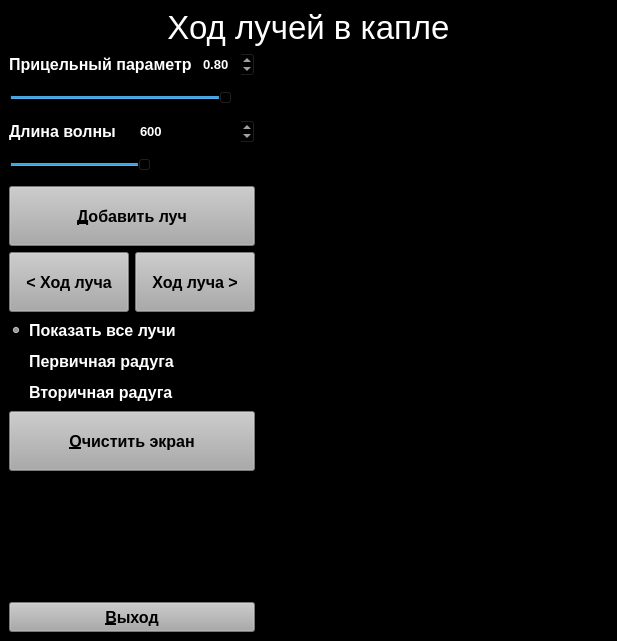
<?xml version="1.0" encoding="UTF-8"?>
<ui version="4.0">
 <class>Form0</class>
 <widget class="QMainWindow" name="Form0">
  <property name="windowModality">
   <enum>Qt::ApplicationModal</enum>
  </property>
  <property name="geometry">
   <rect>
    <x>0</x>
    <y>0</y>
    <width>617</width>
    <height>641</height>
   </rect>
  </property>
  <property name="windowTitle">
   <string>Компьютерная демонстрация - Радуга</string>
  </property>
  <property name="styleSheet">
   <string notr="true">background-color: rgb(0, 0, 0);</string>
  </property>
  <widget class="QWidget" name="centralwidget">
   <layout class="QVBoxLayout" name="verticalLayout_2">
    <item>
     <widget class="QLabel" name="header">
      <property name="sizePolicy">
       <sizepolicy hsizetype="Expanding" vsizetype="Preferred">
        <horstretch>0</horstretch>
        <verstretch>0</verstretch>
       </sizepolicy>
      </property>
      <property name="font">
       <font>
        <pointsize>25</pointsize>
       </font>
      </property>
      <property name="styleSheet">
       <string notr="true">color: rgb(255, 255, 255);</string>
      </property>
      <property name="text">
       <string>Ход лучей в капле</string>
      </property>
      <property name="alignment">
       <set>Qt::AlignCenter</set>
      </property>
     </widget>
    </item>
    <item>
     <layout class="QHBoxLayout" name="horizontalLayout_4">
      <item>
       <layout class="QVBoxLayout" name="verticalLayout">
        <item>
         <layout class="QHBoxLayout" name="horizontalLayout">
          <item>
           <widget class="QLabel" name="label">
            <property name="font">
             <font>
              <pointsize>12</pointsize>
              <weight>75</weight>
              <bold>true</bold>
             </font>
            </property>
            <property name="styleSheet">
             <string notr="true">color: rgb(255, 255, 255);</string>
            </property>
            <property name="text">
             <string>Прицельный параметр</string>
            </property>
           </widget>
          </item>
          <item>
           <widget class="QDoubleSpinBox" name="spin1">
            <property name="minimumSize">
             <size>
              <width>0</width>
              <height>25</height>
             </size>
            </property>
            <property name="font">
             <font>
              <pointsize>10</pointsize>
              <weight>75</weight>
              <bold>true</bold>
             </font>
            </property>
            <property name="styleSheet">
             <string notr="true">color: rgb(255, 255, 255);</string>
            </property>
            <property name="minimum">
             <double>-0.990000000000000</double>
            </property>
            <property name="maximum">
             <double>0.990000000000000</double>
            </property>
            <property name="singleStep">
             <double>0.010000000000000</double>
            </property>
            <property name="value">
             <double>0.800000000000000</double>
            </property>
           </widget>
          </item>
         </layout>
        </item>
        <item>
         <widget class="QSlider" name="slider1">
          <property name="sizePolicy">
           <sizepolicy hsizetype="Minimum" vsizetype="Fixed">
            <horstretch>0</horstretch>
            <verstretch>0</verstretch>
           </sizepolicy>
          </property>
          <property name="minimumSize">
           <size>
            <width>0</width>
            <height>30</height>
           </size>
          </property>
          <property name="minimum">
           <number>-99</number>
          </property>
          <property name="value">
           <number>80</number>
          </property>
          <property name="sliderPosition">
           <number>80</number>
          </property>
          <property name="orientation">
           <enum>Qt::Horizontal</enum>
          </property>
         </widget>
        </item>
        <item>
         <layout class="QHBoxLayout" name="horizontalLayout_2">
          <item>
           <widget class="QLabel" name="label2">
            <property name="font">
             <font>
              <pointsize>12</pointsize>
              <weight>75</weight>
              <bold>true</bold>
             </font>
            </property>
            <property name="styleSheet">
             <string notr="true">color: rgb(255, 255, 255);</string>
            </property>
            <property name="text">
             <string>Длина волны</string>
            </property>
           </widget>
          </item>
          <item>
           <widget class="QSpinBox" name="spin2">
            <property name="minimumSize">
             <size>
              <width>0</width>
              <height>25</height>
             </size>
            </property>
            <property name="font">
             <font>
              <pointsize>10</pointsize>
              <weight>75</weight>
              <bold>true</bold>
             </font>
            </property>
            <property name="styleSheet">
             <string notr="true">color: rgb(255, 255, 255);</string>
            </property>
            <property name="minimum">
             <number>400</number>
            </property>
            <property name="maximum">
             <number>760</number>
            </property>
            <property name="value">
             <number>600</number>
            </property>
           </widget>
          </item>
         </layout>
        </item>
        <item>
         <widget class="QSlider" name="slider2">
          <property name="sizePolicy">
           <sizepolicy hsizetype="Minimum" vsizetype="Fixed">
            <horstretch>0</horstretch>
            <verstretch>0</verstretch>
           </sizepolicy>
          </property>
          <property name="minimumSize">
           <size>
            <width>0</width>
            <height>30</height>
           </size>
          </property>
          <property name="minimum">
           <number>400</number>
          </property>
          <property name="maximum">
           <number>760</number>
          </property>
          <property name="value">
           <number>600</number>
          </property>
          <property name="orientation">
           <enum>Qt::Horizontal</enum>
          </property>
         </widget>
        </item>
        <item>
         <widget class="QPushButton" name="addbeam">
          <property name="minimumSize">
           <size>
            <width>0</width>
            <height>60</height>
           </size>
          </property>
          <property name="font">
           <font>
            <pointsize>12</pointsize>
            <weight>75</weight>
            <bold>true</bold>
           </font>
          </property>
          <property name="styleSheet">
           <string notr="true">background-color: rgb(170, 170, 170);</string>
          </property>
          <property name="text">
           <string>&amp;Добавить луч</string>
          </property>
         </widget>
        </item>
        <item>
         <layout class="QHBoxLayout" name="horizontalLayout_3">
          <item>
           <widget class="QPushButton" name="prev">
            <property name="minimumSize">
             <size>
              <width>0</width>
              <height>60</height>
             </size>
            </property>
            <property name="font">
             <font>
              <pointsize>12</pointsize>
              <weight>75</weight>
              <bold>true</bold>
             </font>
            </property>
            <property name="styleSheet">
             <string notr="true">background-color: rgb(170,170,170);</string>
            </property>
            <property name="text">
             <string>&lt; Ход луча</string>
            </property>
           </widget>
          </item>
          <item>
           <widget class="QPushButton" name="next">
            <property name="minimumSize">
             <size>
              <width>0</width>
              <height>60</height>
             </size>
            </property>
            <property name="font">
             <font>
              <pointsize>12</pointsize>
              <weight>75</weight>
              <bold>true</bold>
             </font>
            </property>
            <property name="styleSheet">
             <string notr="true">background-color: rgb(170,170,170);</string>
            </property>
            <property name="text">
             <string>Ход луча &gt;</string>
            </property>
           </widget>
          </item>
         </layout>
        </item>
        <item>
         <widget class="QRadioButton" name="radioButton">
          <property name="font">
           <font>
            <pointsize>12</pointsize>
            <weight>75</weight>
            <bold>true</bold>
           </font>
          </property>
          <property name="styleSheet">
           <string notr="true">color: rgb(255, 255, 255);</string>
          </property>
          <property name="text">
           <string>Показать все лучи</string>
          </property>
          <property name="checked">
           <bool>true</bool>
          </property>
         </widget>
        </item>
        <item>
         <widget class="QRadioButton" name="radioButton_3">
          <property name="sizePolicy">
           <sizepolicy hsizetype="Minimum" vsizetype="Fixed">
            <horstretch>0</horstretch>
            <verstretch>0</verstretch>
           </sizepolicy>
          </property>
          <property name="font">
           <font>
            <pointsize>12</pointsize>
            <weight>75</weight>
            <bold>true</bold>
           </font>
          </property>
          <property name="styleSheet">
           <string notr="true">color: rgb(255, 255, 255);</string>
          </property>
          <property name="text">
           <string>Первичная радуга</string>
          </property>
         </widget>
        </item>
        <item>
         <widget class="QRadioButton" name="radioButton_2">
          <property name="font">
           <font>
            <pointsize>12</pointsize>
            <weight>75</weight>
            <bold>true</bold>
           </font>
          </property>
          <property name="styleSheet">
           <string notr="true">color: rgb(255, 255, 255);</string>
          </property>
          <property name="text">
           <string>Вторичная радуга</string>
          </property>
         </widget>
        </item>
        <item>
         <widget class="QPushButton" name="clearbut">
          <property name="minimumSize">
           <size>
            <width>0</width>
            <height>60</height>
           </size>
          </property>
          <property name="font">
           <font>
            <pointsize>12</pointsize>
            <weight>75</weight>
            <bold>true</bold>
           </font>
          </property>
          <property name="styleSheet">
           <string notr="true">background-color: rgb(170,170,170);</string>
          </property>
          <property name="text">
           <string>&amp;Очистить экран</string>
          </property>
         </widget>
        </item>
        <item>
         <spacer name="verticalSpacer">
          <property name="orientation">
           <enum>Qt::Vertical</enum>
          </property>
          <property name="sizeHint" stdset="0">
           <size>
            <width>20</width>
            <height>40</height>
           </size>
          </property>
         </spacer>
        </item>
        <item>
         <widget class="QPushButton" name="quit">
          <property name="minimumSize">
           <size>
            <width>0</width>
            <height>30</height>
           </size>
          </property>
          <property name="font">
           <font>
            <pointsize>12</pointsize>
            <weight>75</weight>
            <bold>true</bold>
           </font>
          </property>
          <property name="styleSheet">
           <string notr="true">background-color: rgb(170,170,170);</string>
          </property>
          <property name="text">
           <string>&amp;Выход</string>
          </property>
         </widget>
        </item>
       </layout>
      </item>
      <item>
       <widget class="GLWidget" name="widget" native="true">
        <property name="sizePolicy">
         <sizepolicy hsizetype="Expanding" vsizetype="Expanding">
          <horstretch>0</horstretch>
          <verstretch>0</verstretch>
         </sizepolicy>
        </property>
       </widget>
      </item>
     </layout>
    </item>
   </layout>
  </widget>
 </widget>
 <customwidgets>
  <customwidget>
   <class>GLWidget</class>
   <extends>QWidget</extends>
   <header>glwidget.h</header>
   <container>1</container>
  </customwidget>
 </customwidgets>
 <resources/>
 <connections>
  <connection>
   <sender>quit</sender>
   <signal>clicked()</signal>
   <receiver>Form0</receiver>
   <slot>close()</slot>
   <hints>
    <hint type="sourcelabel">
     <x>97</x>
     <y>75</y>
    </hint>
    <hint type="destinationlabel">
     <x>238</x>
     <y>35</y>
    </hint>
   </hints>
  </connection>
  <connection>
   <sender>addbeam</sender>
   <signal>clicked()</signal>
   <receiver>Form0</receiver>
   <slot>add_beam()</slot>
   <hints>
    <hint type="sourcelabel">
     <x>86</x>
     <y>236</y>
    </hint>
    <hint type="destinationlabel">
     <x>242</x>
     <y>170</y>
    </hint>
   </hints>
  </connection>
  <connection>
   <sender>next</sender>
   <signal>clicked()</signal>
   <receiver>Form0</receiver>
   <slot>incN()</slot>
   <hints>
    <hint type="sourcelabel">
     <x>171</x>
     <y>290</y>
    </hint>
    <hint type="destinationlabel">
     <x>244</x>
     <y>243</y>
    </hint>
   </hints>
  </connection>
  <connection>
   <sender>prev</sender>
   <signal>clicked()</signal>
   <receiver>Form0</receiver>
   <slot>decN()</slot>
   <hints>
    <hint type="sourcelabel">
     <x>69</x>
     <y>285</y>
    </hint>
    <hint type="destinationlabel">
     <x>243</x>
     <y>214</y>
    </hint>
   </hints>
  </connection>
  <connection>
   <sender>radioButton</sender>
   <signal>clicked()</signal>
   <receiver>Form0</receiver>
   <slot>radio1()</slot>
   <hints>
    <hint type="sourcelabel">
     <x>109</x>
     <y>326</y>
    </hint>
    <hint type="destinationlabel">
     <x>219</x>
     <y>272</y>
    </hint>
   </hints>
  </connection>
  <connection>
   <sender>radioButton_2</sender>
   <signal>clicked()</signal>
   <receiver>Form0</receiver>
   <slot>radio3()</slot>
   <hints>
    <hint type="sourcelabel">
     <x>78</x>
     <y>383</y>
    </hint>
    <hint type="destinationlabel">
     <x>175</x>
     <y>326</y>
    </hint>
   </hints>
  </connection>
  <connection>
   <sender>radioButton_3</sender>
   <signal>clicked()</signal>
   <receiver>Form0</receiver>
   <slot>radio2()</slot>
   <hints>
    <hint type="sourcelabel">
     <x>104</x>
     <y>351</y>
    </hint>
    <hint type="destinationlabel">
     <x>196</x>
     <y>301</y>
    </hint>
   </hints>
  </connection>
  <connection>
   <sender>slider2</sender>
   <signal>sliderMoved(int)</signal>
   <receiver>Form0</receiver>
   <slot>wave_slider(int)</slot>
   <hints>
    <hint type="sourcelabel">
     <x>104</x>
     <y>187</y>
    </hint>
    <hint type="destinationlabel">
     <x>220</x>
     <y>150</y>
    </hint>
   </hints>
  </connection>
  <connection>
   <sender>slider1</sender>
   <signal>sliderMoved(int)</signal>
   <receiver>Form0</receiver>
   <slot>dist_slider(int)</slot>
   <hints>
    <hint type="sourcelabel">
     <x>54</x>
     <y>127</y>
    </hint>
    <hint type="destinationlabel">
     <x>253</x>
     <y>88</y>
    </hint>
   </hints>
  </connection>
  <connection>
   <sender>spin2</sender>
   <signal>valueChanged(int)</signal>
   <receiver>Form0</receiver>
   <slot>wave_spin(int)</slot>
   <hints>
    <hint type="sourcelabel">
     <x>199</x>
     <y>168</y>
    </hint>
    <hint type="destinationlabel">
     <x>255</x>
     <y>119</y>
    </hint>
   </hints>
  </connection>
  <connection>
   <sender>spin1</sender>
   <signal>valueChanged(double)</signal>
   <receiver>Form0</receiver>
   <slot>dist_spin(double)</slot>
   <hints>
    <hint type="sourcelabel">
     <x>199</x>
     <y>95</y>
    </hint>
    <hint type="destinationlabel">
     <x>248</x>
     <y>66</y>
    </hint>
   </hints>
  </connection>
  <connection>
   <sender>clearbut</sender>
   <signal>clicked()</signal>
   <receiver>Form0</receiver>
   <slot>clearscr()</slot>
   <hints>
    <hint type="sourcelabel">
     <x>100</x>
     <y>397</y>
    </hint>
    <hint type="destinationlabel">
     <x>87</x>
     <y>352</y>
    </hint>
   </hints>
  </connection>
 </connections>
 <slots>
  <slot>add_beam()</slot>
  <slot>radio1()</slot>
  <slot>radio2()</slot>
  <slot>radio3()</slot>
  <slot>incN()</slot>
  <slot>decN()</slot>
  <slot>dist_slider(int)</slot>
  <slot>wave_slider(int)</slot>
  <slot>dist_spin(double)</slot>
  <slot>wave_spin(int)</slot>
  <slot>clearscr()</slot>
 </slots>
</ui>
